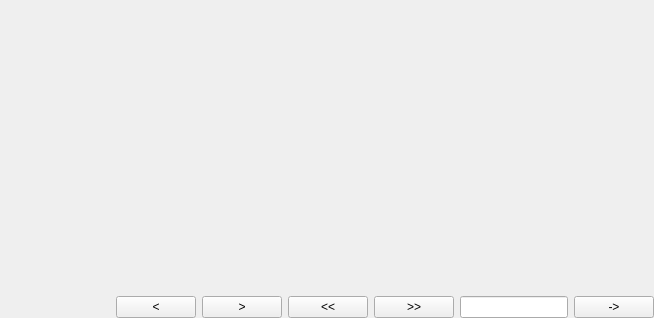
<?xml version="1.0" encoding="UTF-8"?>
<ui version="4.0">
 <class>HNMPTableWidget</class>
 <widget class="QWidget" name="HNMPTableWidget">
  <property name="geometry">
   <rect>
    <x>0</x>
    <y>0</y>
    <width>654</width>
    <height>318</height>
   </rect>
  </property>
  <property name="windowTitle">
   <string>Form</string>
  </property>
  <layout class="QVBoxLayout" name="verticalLayout">
   <property name="leftMargin">
    <number>0</number>
   </property>
   <property name="topMargin">
    <number>0</number>
   </property>
   <property name="rightMargin">
    <number>0</number>
   </property>
   <property name="bottomMargin">
    <number>0</number>
   </property>
   <item>
    <widget class="QStackedWidget" name="stWidgetPage"/>
   </item>
   <item>
    <layout class="QHBoxLayout" name="horizontalLayout">
     <item>
      <spacer name="horizontalSpacer">
       <property name="orientation">
        <enum>Qt::Horizontal</enum>
       </property>
       <property name="sizeHint" stdset="0">
        <size>
         <width>40</width>
         <height>20</height>
        </size>
       </property>
      </spacer>
     </item>
     <item>
      <widget class="QLabel" name="lbPos">
       <property name="text">
        <string/>
       </property>
      </widget>
     </item>
     <item>
      <widget class="QPushButton" name="btnLeft">
       <property name="text">
        <string>&lt;</string>
       </property>
      </widget>
     </item>
     <item>
      <widget class="QPushButton" name="btnRight">
       <property name="text">
        <string>&gt;</string>
       </property>
      </widget>
     </item>
     <item>
      <widget class="QPushButton" name="btnLeftHead">
       <property name="text">
        <string>&lt;&lt;</string>
       </property>
      </widget>
     </item>
     <item>
      <widget class="QPushButton" name="btnRightHead">
       <property name="text">
        <string>&gt;&gt;</string>
       </property>
      </widget>
     </item>
     <item>
      <widget class="QLineEdit" name="leNum"/>
     </item>
     <item>
      <widget class="QPushButton" name="btnJump">
       <property name="text">
        <string>-&gt;</string>
       </property>
      </widget>
     </item>
    </layout>
   </item>
  </layout>
 </widget>
 <resources/>
 <connections/>
</ui>
